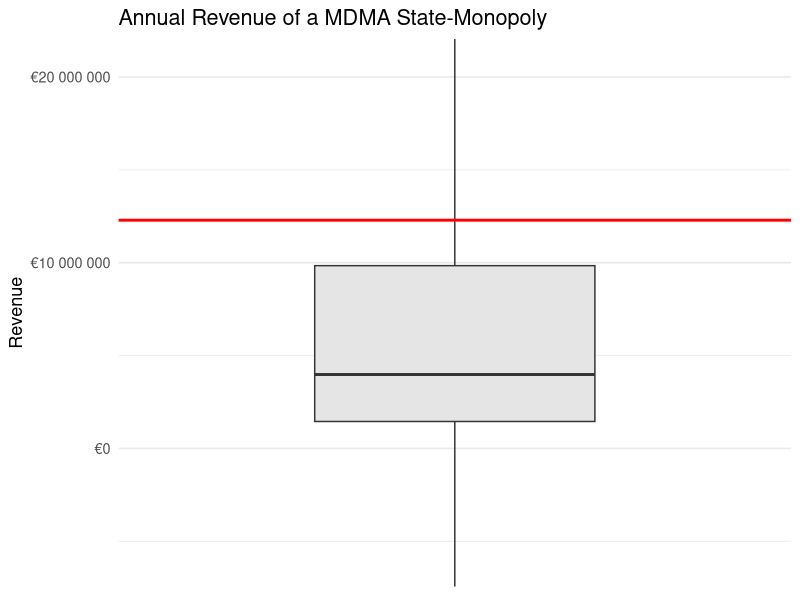

Here is the R script that generated this plot:
## ---- chunk 1

number_consumers <- 550000

# assumed normal distribution
intensity_mean <- 2
intensity_sd <- 0.5

# assumed uniform distribution
mkr_estimate <- 0.8
mkr_lower <- 0.4
mkr_upper <- 0.9

# assumed uniform distribution
price_estimate <- 4.5
price_lower <- 3
price_upper <- 8

# assumed uniform distribution
cost_estimate <- 1.5
cost_lower <- 1
cost_upper <- 5

## ---- chunk 2

party_panel <- read.csv("Party_Panel.csv") 
party_panel <- party_panel[-27,] # remove final five rows with single responses of frequencies above 30 times per year (lead to biased results)
party_panel <- as.data.frame(apply(party_panel, 2, as.numeric))



frequency_mean <- with(party_panel, sum(Gebruik * Frequencies) / sum(Frequencies))

## ---- chunk 3

intensity <- rnorm(10000, intensity_mean, intensity_sd) # normal distribution around mean

market_capture_rate <- runif(10000, mkr_lower, mkr_upper) # uniform from lower to upper

costs <- runif(10000, cost_lower, cost_upper)

prices <- runif(10000, price_lower, price_upper)

## ---- chunk 4

revenue <- replicate(10000, {
  freq   <- sample(party_panel[, 1], 1, prob = party_panel[, 3])
  inte   <- sample(intensity, 1)
  market <- sample(market_capture_rate, 1)
  price  <- sample(prices, 1)
  cost   <- sample(costs, 1)
  
  number_consumers * freq * inte * market * (price - cost)
  
})

revenue_estimate <- number_consumers * frequency_mean * intensity_mean * mkr_estimate * (price_estimate - cost_estimate)
## ---- chunk 5
library(ggplot2)
library(scales)

ggplot(data.frame(revenue), aes(x = "", y = revenue)) +
  geom_boxplot(width = 0.5, outlier.shape = NA, fill = "grey90") +
  coord_cartesian(ylim = quantile(revenue, c(.01, .90))) +
  labs(
    title = "Annual Revenue of a MDMA State-Monopoly",
    x = NULL, y = "Revenue"
  ) +
  scale_y_continuous(labels = label_number(prefix = "€")) +
  theme_minimal(base_size = 13) +
  theme(
    panel.grid.major.x = element_blank(),
    axis.text.x = element_blank(),
    axis.ticks.x = element_blank()
  ) +
  geom_hline(yintercept = revenue_estimate, color = "red", linewidth = 1, linetype = "solid")
